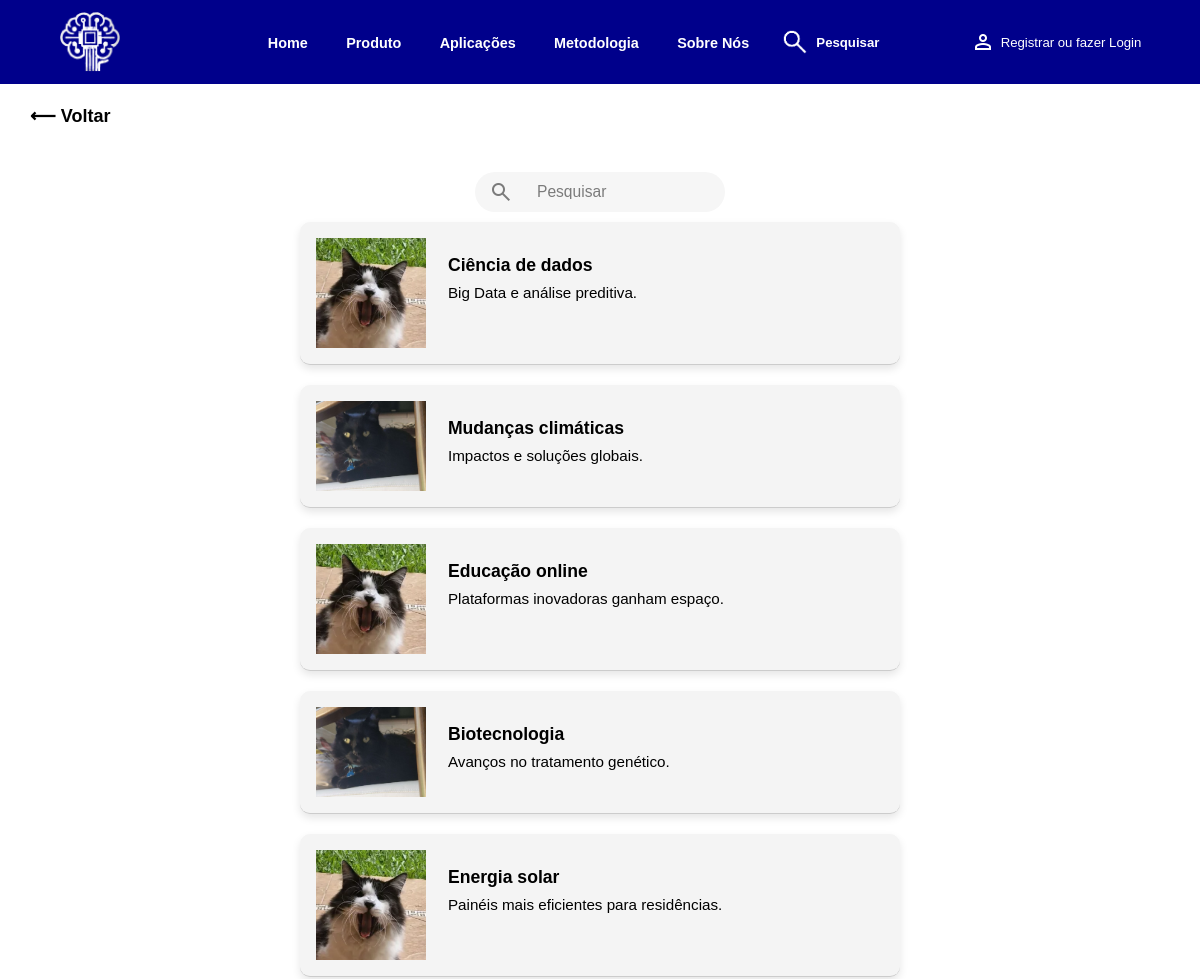
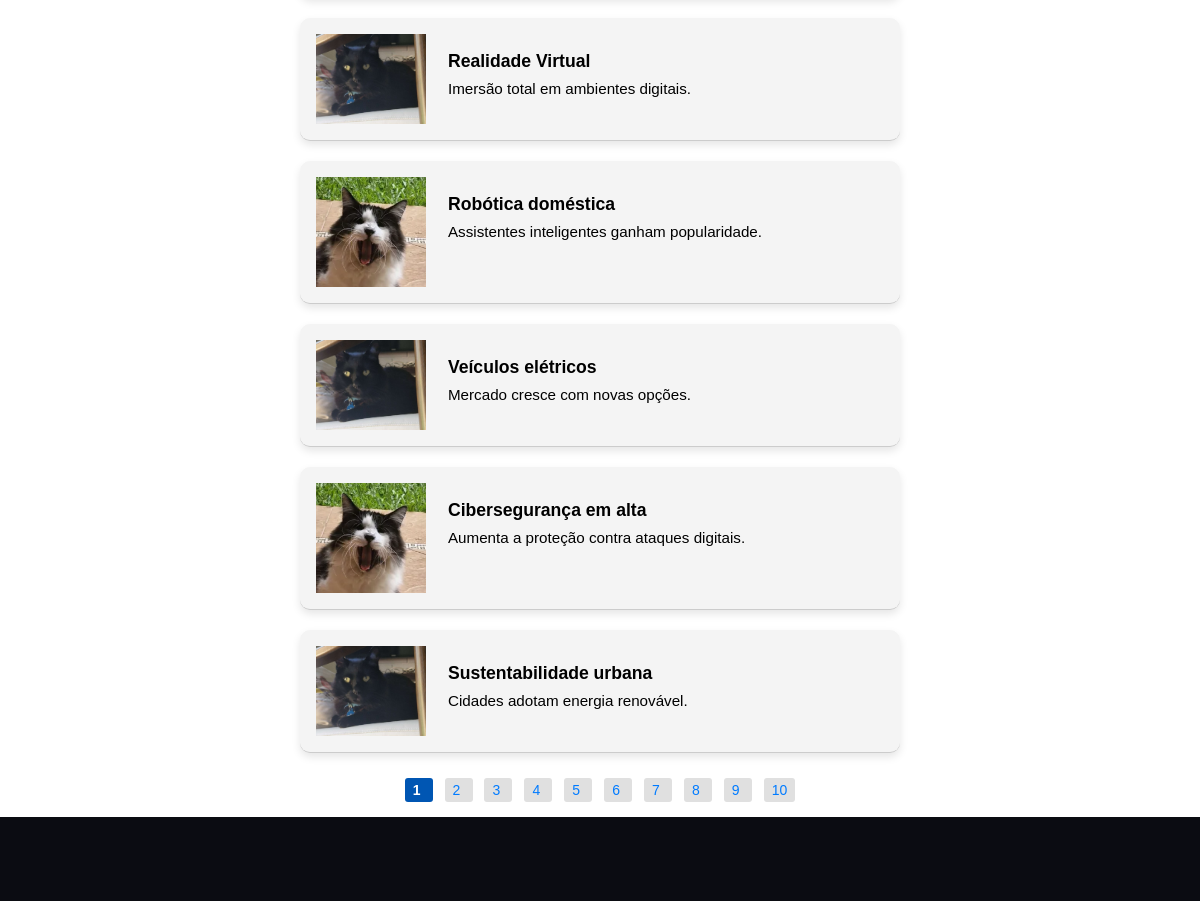
Screenshot of /pesquisa.php with the database file from the repository (2 pictures, top to bottom).
### tables this page shows
CREATE TABLE noticias (
  noticiaID INT AUTO_INCREMENT PRIMARY KEY,
  titulo VARCHAR(150) NOT NULL,
  descricao TEXT NOT NULL,
  texto TEXT NOT NULL,
  foto VARCHAR(255),
  usuarioID INT NOT NULL,
  data_criacao DATETIME NOT NULL DEFAULT CURRENT_TIMESTAMP,
  CONSTRAINT fk_noticia_usuario FOREIGN KEY (usuarioID) REFERENCES usuarios(usuarioID) ON DELETE CASCADE ON UPDATE CASCADE
);

### pesquisa.php (the view, shortened to what this page needs)
<?php
include_once './includes/_header.php';
?>
<?php
$busca = '';
$where = "";
$por_pagina = 10;
$pagina_atual = isset($_GET['pagina']) && is_numeric($_GET['pagina']) ? (int)$_GET['pagina'] : 1;
$offset = ($pagina_atual - 1) * $por_pagina;
$total_query = "SELECT COUNT(*) as total FROM noticias $where";
$total_result = mysqli_query($conn, $total_query);
$total_row = mysqli_fetch_assoc($total_result);
$total = $total_row['total'];
$total_paginas = ceil($total / $por_pagina);
$sql = "SELECT noticiaID, titulo, descricao, foto
        FROM noticias
        $where
        ORDER BY data_criacao DESC
        LIMIT $por_pagina OFFSET $offset";
$resultado = mysqli_query($conn, $sql);
?>
<main>
    <a href="index.php" class="voltar">&#10229; Voltar</a>
    <div class="mainsearch">
    <form class="search-form" method="GET" action="">
        <div class="search">
            <span class="search-icon material-symbols-outlined">search</span>
            <input
                class="search-input"
                type="search"
                name="busca"
                placeholder="Pesquisar"
                value="<?php echo htmlspecialchars($busca); ?>"
                autocomplete="off"
            >
        </div>
    </form>
    <?php
    if (mysqli_num_rows($resultado) > 0) {
        while ($dado = mysqli_fetch_assoc($resultado)) {
            $id = $dado['noticiaID'];
            $titulo = htmlspecialchars($dado['titulo']);
            $descricao = htmlspecialchars($dado['descricao']);
    ?>
            <a href="noticia.php?noticiaID=<?php echo $id; ?>" class="Resultado">
                <?php if (!empty($dado['foto'])): ?>
                <div class="Resultado-img">
                    <?php
                        $foto = $dado['foto'];
                        $fotoURL = (filter_var($foto, FILTER_VALIDATE_URL)) ? $foto : './image/' . $foto;
                    ?>
                    <img src="<?php echo htmlspecialchars($fotoURL); ?>" alt="<?php echo htmlspecialchars($noticia['titulo']); ?>">
                </div>
                <?php endif; ?>
                <div class="Resultado-Texto">
                    <h2><?php echo $titulo; ?></h2>
                    <p><?php echo $descricao; ?></p>
                </div>
            </a>
    <?php
        }
    } else {
        if ($busca !== '') {
            echo '<p class="no-results">Nenhuma notícia encontrada para: ' . htmlspecialchars($busca) . '</p>';
        } else {
            echo '<p class="no-results">Nenhuma notícia disponível no momento.</p>';
        }
    }
    ?>
    <?php if ($total_paginas > 1): ?>
        <div class="paginacao">
            <?php
            $max_paginas_exibir = 10;
            if ($total_paginas <= $max_paginas_exibir) {
                $inicio = 1;
                $fim = $total_paginas;
            } else {
                if ($pagina_atual < 6) {
                    $inicio = 1;
                    $fim = $max_paginas_exibir;
                }
            }
            for ($i = $inicio; $i <= $fim; $i++):
            ?>
                <a class="pagina-link <?php echo $i === $pagina_atual ? 'ativa' : ''; ?>" href="?busca=<?php echo urlencode($busca); ?>&pagina=<?php echo $i; ?>">
                    <?php echo $i; ?>
                </a>
            <?php endfor; ?>
        </div>
    <?php endif; ?>
</main>
<?php
include_once './includes/_footer.php';
?>

### assets/style.css (style rules this page uses)
* { padding: 0; margin: 0; outline: none; border: none; transition: 0.2s linear; box-sizing: border-box; }
body { font-family: Arial, sans-serif; }
p { text-align: justify; }

### assets/style3.css (style rules this page uses)
* { font-family: Arial; text-align: justify; }
.search-form { width: 35%; display: flex; justify-content: center; }
.search { --padding: 14px; min-width: 250px; width: 60%; height: 40px; display: flex; align-items: center; padding: var(--padding); border-radius: 30px; background: #f6f6f6; transition: box-shadow 0.25s, width 0.4s ease, height 0.4s ease; box-sizing: border-box; }
.search-input { font-size: 1rem; font-family: 'Lexend', sans-serif; color: #333333; margin-left: var(--padding); outline: none; border: none; background: transparent; width: 100%; height: 120%; padding: 0 10px; }
.search-input::placeholder, .search-icon { color: rgba(0, 0, 0, 0.5); }
a.Resultado { display: flex; align-items: flex-start; gap: 1rem; padding: 1rem; border-bottom: 1px solid #ccc; text-decoration: none; color: inherit; transition: background-color 0.2s; }
.Resultado { display: flex; background-color: #f4f4f4; border-radius: 10px; overflow: hidden; box-shadow: 0 4px 8px rgba(0,0,0,0.1); transition: transform 0.2s ease; width: 100%; max-width: 600px; margin: 10px auto; }
.Resultado-img { width: 20%; display: flex; align-items: center; }
.Resultado-img img { width: 100%; height: auto; object-fit: cover; }
.Resultado-Texto { display: flex; flex-direction: column; width: 80%; padding: 3% 3% 3% 1%; overflow: hidden; box-sizing: border-box; }
.Resultado-Texto h2 { font-size: 1.1rem; font-weight: bold; margin: 0 0 8px; word-break: break-word; white-space: normal; }
.Resultado-Texto p { font-size: 0.95rem; margin: 0; word-break: break-word; white-space: normal; }
html { height: 100vh; }
.mainsearch { display: flex; align-items: center; height: auto; margin: 0; background-color: #ffffff; margin-top: 3%; padding: 0 1rem; flex-direction: column; }
.paginacao { text-align: center; margin: 15px 0; font-family: Arial, sans-serif; font-size: 14px; }
.pagina-link { display: inline-block; margin: 0 4px; padding: 4px 8px; color: #007bff; background: #e0e0e0; border-radius: 3px; text-decoration: none; min-width: 28px; box-sizing: border-box; }
.pagina-link.ativa { background: #0056b3; color: #fff; font-weight: 600; pointer-events: none; }

### assets/stylelogin.css (style rules this page uses)
* { margin: 0px; padding: 0px; font-family: Arial; }
input::placeholder, select { font-size: 1.3vw; }
html { height: 100%; }
.voltar { margin: 1vw 0vw 0vw 1vw; width: 10%; font-size: 1.5vw; text-decoration: none; color: black; padding: 0.5em 1em; border-radius: 0.5em; font-weight: bold; display: flex; }

### rows the page displays
noticias: foto (picture), titulo "Ciência de dados", descricao "Big Data e análise preditiva."
noticias: foto (picture), titulo "Mudanças climáticas", descricao "Impactos e soluções globais."
noticias: foto (picture), titulo "Educação online", descricao "Plataformas inovadoras ganham espaço."
noticias: foto (picture), titulo "Biotecnologia", descricao "Avanços no tratamento genético."
noticias: foto (picture), titulo "Energia solar", descricao "Painéis mais eficientes para residências."
noticias: foto (picture), titulo "Realidade Virtual", descricao "Imersão total em ambientes digitais."
noticias: foto (picture), titulo "Robótica doméstica", descricao "Assistentes inteligentes ganham popularidade."
noticias: foto (picture), titulo "Veículos elétricos", descricao "Mercado cresce com novas opções."
noticias: foto (picture), titulo "Cibersegurança em alta", descricao "Aumenta a proteção contra ataques digitais."
noticias: foto (picture), titulo "Sustentabilidade urbana", descricao "Cidades adotam energia renovável."
